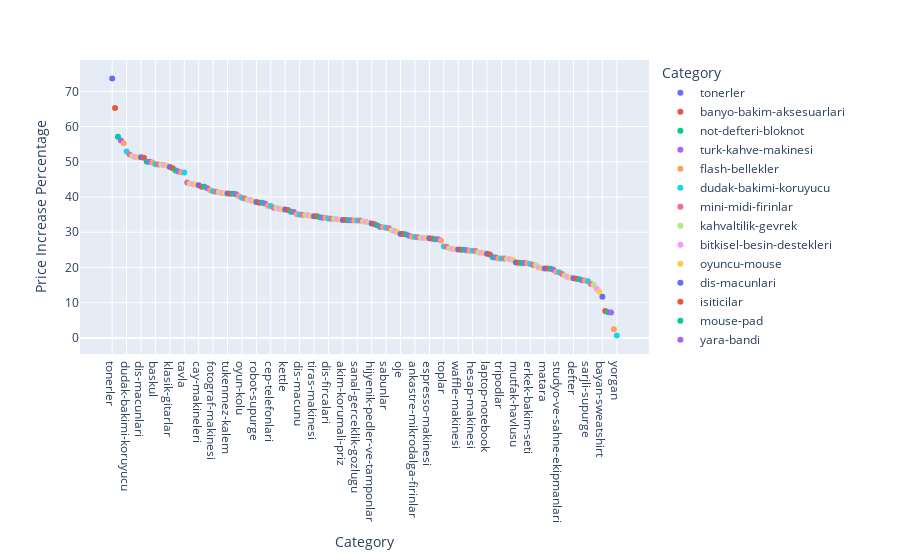

Write notebook code for a chart like this one.
### Code cell
# Do the same thing with interactive plot
fig = px.scatter(avg_price_increase_by_category, x='Category', y='Price Increase Percentage', color='Category')
fig.show()
